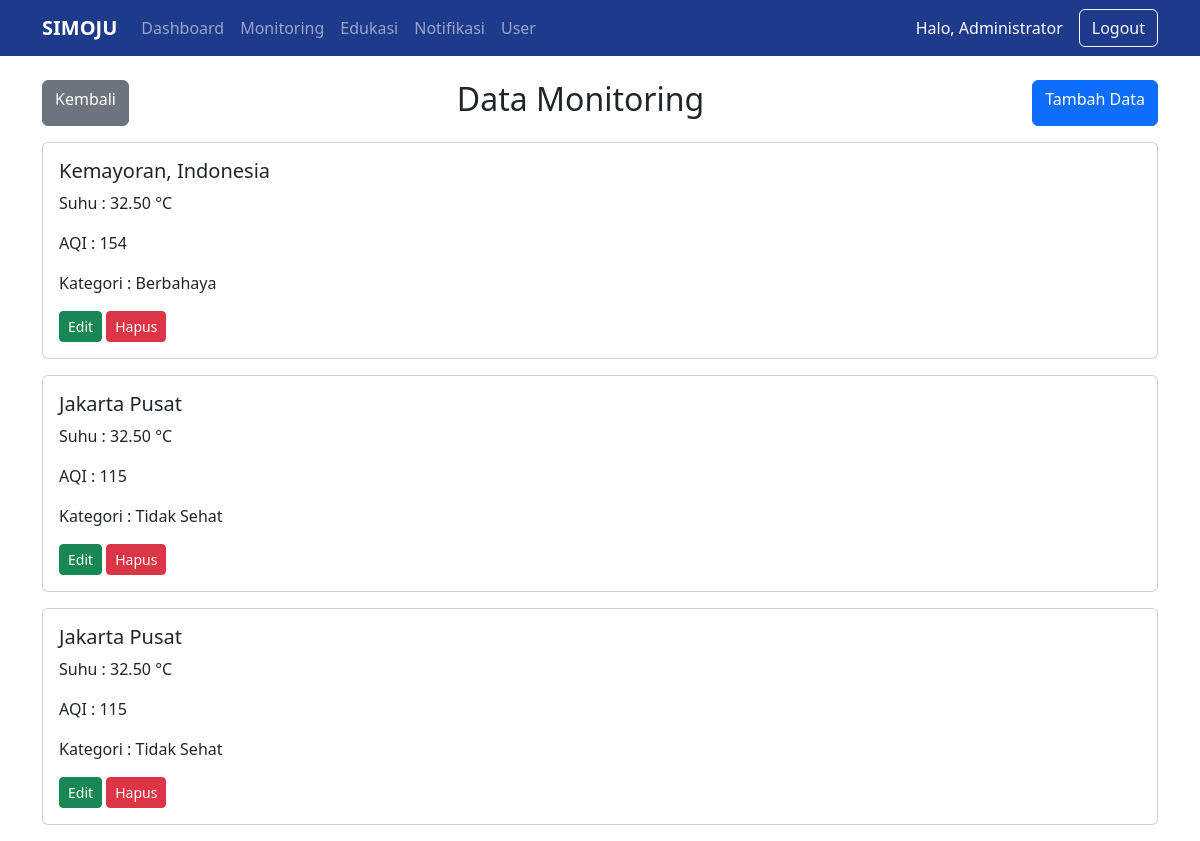
The page /public/index.php?url=MonitoringController/daftar (signed in) on the database its author committed.
### tables this page shows
CREATE TABLE `riwayat_monitoring` (
  `id` int(11) NOT NULL AUTO_INCREMENT,
  `wilayah` varchar(100) DEFAULT NULL,
  `suhu` decimal(5,2) DEFAULT NULL,
  `aqi` int(11) DEFAULT NULL,
  `kategori` varchar(50) DEFAULT NULL,
  `waktu_data` datetime DEFAULT NULL,
  PRIMARY KEY (`id`)
);

### app/core/Controller.php (called while the page is built, shortened)
<?php
class Controller {
    public function view($view, $data = [])
    {
         require_once '../app/views/templates/header.php';
        require_once '../app/views/' . $view . '.php';
        require_once '../app/views/templates/footer.php';
    }
}

### app/controllers/MonitoringController.php (called while the page is built, shortened)
<?php
class MonitoringController extends Controller {
    public function daftar()
    {
        $monitoring = $this->model('Monitoring');
        $data['monitoring'] =
        $monitoring->getAllMonitoring();
        $this->view(
            'monitoring/daftar',
            $data
        );
    }
}

### app/core/App.php (called while the page is built, shortened)
<?php
class App {
    protected $method = 'index';
    protected $params = [];
    public function __construct()
    {
        $url = $this->parseURL();
        if(isset($url[0]) && file_exists('../app/controllers/' . $url[0] . '.php')) {
            unset($url[0]);
        }
        $this->controller = new $this->controller;
        if(isset($url[1]) && method_exists($this->controller, $url[1])) {
            $this->method = $url[1];
        }
        call_user_func_array(
            [$this->controller, $this->method],
            $this->params
        );
    }
    public function parseURL()
    {
        if(isset($_GET['url']))
        {
            $url = rtrim($_GET['url'], '/');
            $url = filter_var($url, FILTER_SANITIZE_URL);
            return explode('/', $url);
        }
    }
}

### public/index.php (called while the page is built, shortened)
<?php
$app = new App;

### app/core/Model.php (called while the page is built, shortened)
<?php
require_once 'Database.php';
class Model {
    public function __construct()
    {
        $database = new Database();
        $this->db = $database->getConnection();
    }
}

### app/core/Database.php (called while the page is built, shortened)
<?php
class Database {
    private $conn;
    public function __construct()
    {
        $this->conn = new mysqli(
            DB_HOST,
            DB_USER,
            DB_PASS,
            DB_NAME
        );
    }
    public function getConnection()
    {
        return $this->conn;
    }
}

### app/models/Monitoring.php (called while the page is built, shortened)
<?php
class Monitoring extends Model {
    public function getAllMonitoring()
    {
        $query = "SELECT * FROM riwayat_monitoring
        ORDER BY id DESC";
        $result = $this->db->query($query);
        return $result;
    }
}

### app/views/monitoring/daftar.php (the view)
<div class="container mt-4">
    <div class="d-flex justify-content-between mb-3">
        <a
        href="index.php?url=HomeController/dashboard"
        class="btn btn-secondary">
            Kembali
        </a>
        <h2>Data Monitoring</h2>
        <?php if($_SESSION['role'] == 'admin'): ?>
        <a
        href="index.php?url=MonitoringController/tambah"
        class="btn btn-primary">
            Tambah Data
        </a>
        <?php endif; ?>
    </div>
    <?php while($row = $data['monitoring']->fetch_assoc()): ?>
    <div class="card mb-3">
        <div class="card-body">
            <h5><?= $row['wilayah']; ?></h5>
            <p>
                Suhu :
                <?= $row['suhu']; ?> °C
            </p>
            <p>
                AQI :
                <?= $row['aqi']; ?>
            </p>
            <p>
                Kategori :
                <?= $row['kategori']; ?>
            </p>
            <?php if($_SESSION['role'] == 'admin'): ?>
            <a
            href="index.php?url=MonitoringController/edit/<?= $row['id']; ?>"
            class="btn btn-success btn-sm">
                Edit
            </a>
            <a
            href="index.php?url=MonitoringController/delete/<?= $row['id']; ?>"
            class="btn btn-danger btn-sm">
                Hapus
            </a>
            <?php endif; ?>
        </div>
    </div>
    <?php endwhile; ?>
</div>

### rows shown on the page
riwayat_monitoring: wilayah "Kemayoran, Indonesia", suhu "32.50", aqi "154", kategori "Berbahaya"
riwayat_monitoring: wilayah "Jakarta Pusat", suhu "32.50", aqi "115", kategori "Tidak Sehat"
riwayat_monitoring: wilayah "Jakarta Pusat", suhu "32.50", aqi "115", kategori "Tidak Sehat"

### other values the page prints
$_SESSION['nama'] "Administrator"
